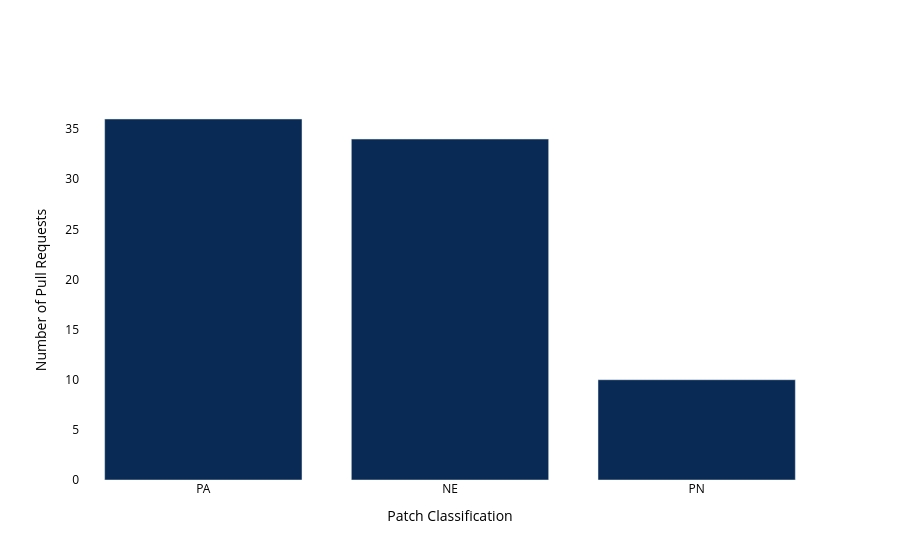

Notebook source saved alongside this figure:
### Code cell
class_counts = unique_pr_classes["Patch Classification"].value_counts()

import plotly.graph_objects as go

fig = go.Figure(go.Bar(
    x=class_counts.index,
    y=class_counts.values,
    marker_color="#082a54"
))
fig.update_layout(
    xaxis_title="Patch Classification",
    yaxis_title="Number of Pull Requests",
    plot_bgcolor="white",
    font_color="black"
)
fig.show()

### Figure 1 — Plotly figure (JSON) as saved in the notebook; plotly's stock layout.template omitted (floating-point values rounded to 4 significant figures)
{"data": [{"marker": {"color": "#082a54"}, "type": "bar", "x": ["PA", "NE", "PN"], "y": [36, 34, 10]}], "layout": {"font": {"color": "black"}, "plot_bgcolor": "white", "xaxis": {"title": {"text": "Patch Classification"}}, "yaxis": {"title": {"text": "Number of Pull Requests"}}}}
